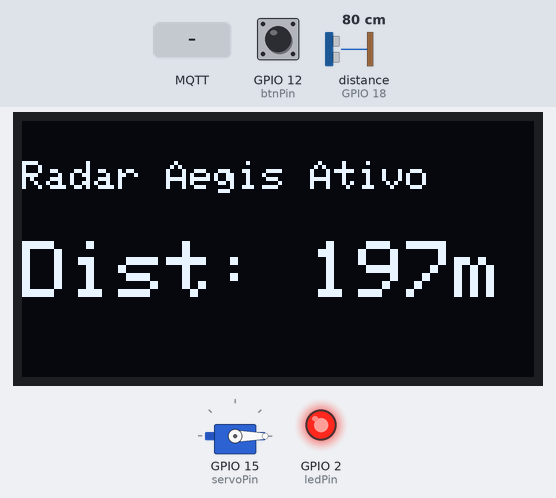
A sketch run on a simulated ESP32. Parts: servo, 128×64 one-colour display, output pins drawn as LEDs (lit = HIGH). Wiring (from diagram.json): ultrasonic range finder: trigger GPIO 5; echo GPIO 18. Inputs (shaded band) come from the test bench; at power-on: distance to the obstacle (sensor on GPIO 18) 80 cm, GPIO 12 (btnPin) HIGH. The echo pulse lasts 58.3 µs per cm; WiFi joins after 1.5 s; servers stay silent unless stated; random numbers use the default seed unless the sketch sets one; no MQTT or app messages arrive unless stated; pins used as bus, display or sensor lines are not drawn; what the sketch prints to the serial monitor is not drawn.

Above: at 2.7 s.
2.8 s: distance to the obstacle (sensor on GPIO 18) set to 22 cm
At 3.8 s:
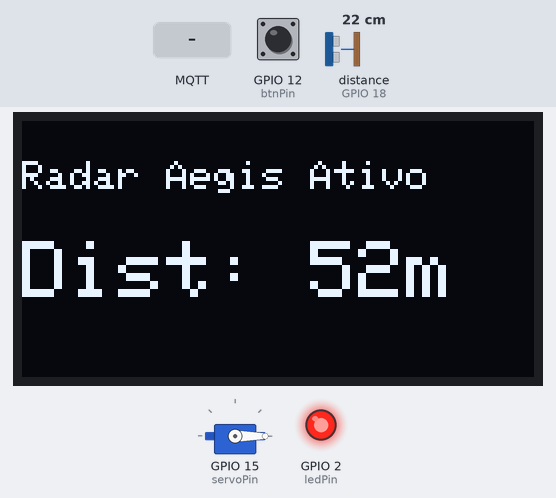
4.3 s: distance to the obstacle (sensor on GPIO 18) set to 19 cm
At 5.5 s:
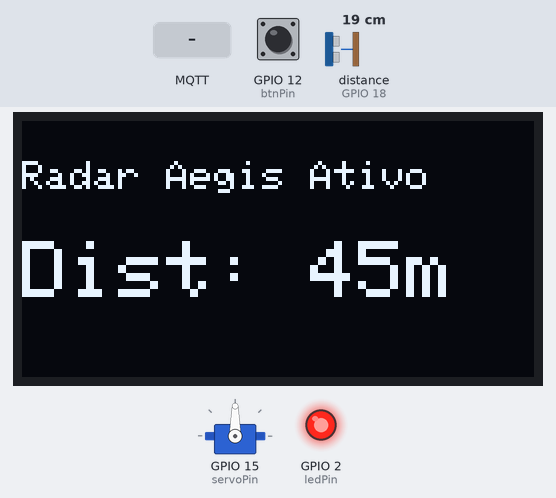
5.8 s: distance to the obstacle (sensor on GPIO 18) set to 118 cm
At 7.0 s:
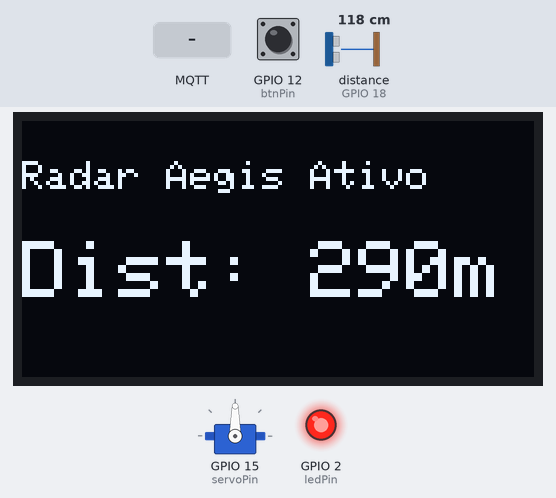
7.3 s: distance to the obstacle (sensor on GPIO 18) set to 125 cm
At 8.1 s:
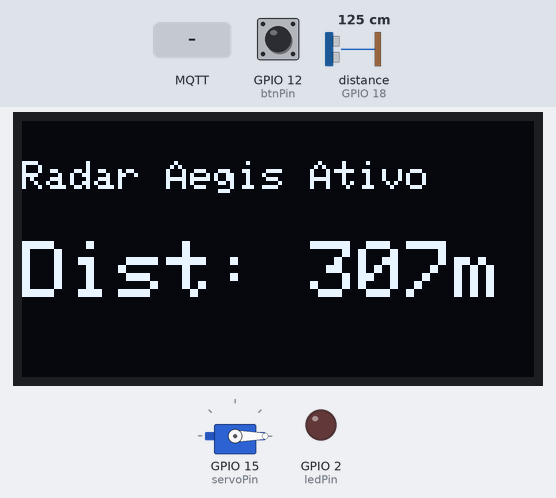
8.8 s: MQTT message "DISPARAR" arrives on the first subscribed topic
At 9.7 s:
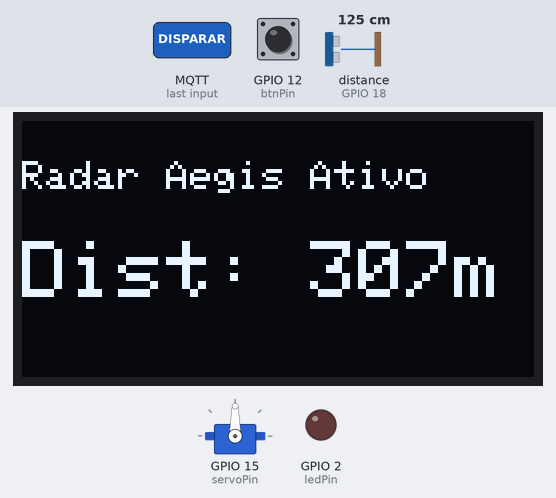
11.8 s: GPIO 12 (btnPin) pulled LOW for 3.2 s
Timing chart, 0 to 17.5 s (numbered marks = the images above; inputs shaded):
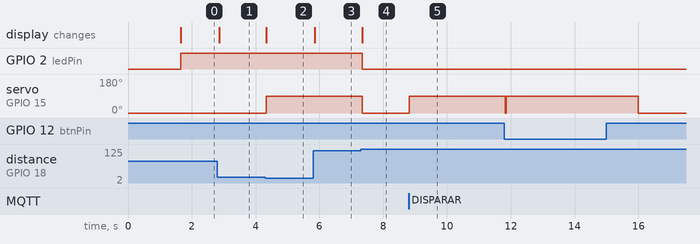

The sketch:

sketch.ino
```cpp
#include <WiFi.h>
#include <WiFiClientSecure.h>
#include <PubSubClient.h>
#include <ESP32Servo.h>
#include <Wire.h>
#include <Adafruit_GFX.h>
#include <Adafruit_SSD1306.h>

// --- Configurações Wi-Fi e MQTT (HiveMQ Cloud) ---
const char* ssid = "Wokwi-GUEST";
const char* password = "";
const char* mqtt_server = "ce918f0e6272473fa7f0a26b9b481604.s1.eu.hivemq.cloud";
const int mqtt_port = 8883;
const char* mqtt_user = "RM562005";
const char* mqtt_password = "Jp281801_-";

WiFiClientSecure espClient;
PubSubClient client(espClient);

// --- Definições de Pinos e Componentes ---
const int trigPin = 5;      // Emissor do Radar (Ultrassom)
const int echoPin = 18;     // Receptor do Radar (Ultrassom)
const int btnPin = 12;      // Disparo Manual
const int ledPin = 2;       // LED de Alerta
const int servoPin = 15;    // Servo (Rede de Captura)

#define SCREEN_WIDTH 128
#define SCREEN_HEIGHT 64
Adafruit_SSD1306 display(SCREEN_WIDTH, SCREEN_HEIGHT, &Wire, -1);
Servo redeCaptura;

// Variáveis de Coordenadas
int coordX = 154;
int coordY = 87;

int distanciaAlvo = 0;
unsigned long lastMsg = 0;

void setup_wifi() {
  delay(10);
  Serial.println();
  Serial.print("Conectando na rede: ");
  Serial.println(ssid);
  WiFi.mode(WIFI_STA);
  WiFi.begin(ssid, password);
  while (WiFi.status() != WL_CONNECTED) {
    delay(500);
    Serial.print(".");
  }
  Serial.println("\nWiFi conectado!");
}

void callback(char* topic, byte* payload, unsigned int length) {
  String messageTemp;
  for (int i = 0; i < length; i++) {
    messageTemp += (char)payload[i];
  }

  if (String(topic) == "aegis/comando/rede" && messageTemp == "DISPARAR") {
    Serial.println("Comando remoto recebido! Lançando rede...");
    redeCaptura.write(90);
    client.publish("aegis/drone/status", "Captura Remota Executada!");
    delay(3000);
    redeCaptura.write(0);
  }
}

void reconnect() {
  while (!client.connected()) {
    Serial.print("Tentando conexão MQTT...");
    if (client.connect("ESP32AegisDrone", mqtt_user, mqtt_password)) {
      Serial.println("Conectado ao HiveMQ!");
      client.subscribe("aegis/comando/rede");
    } else {
      Serial.print("Falha, rc=");
      Serial.print(client.state());
      Serial.println(" tentando novamente em 5 segundos");
      delay(5000);
    }
  }
}

void setup() {
  Serial.begin(115200);

  pinMode(trigPin, OUTPUT); // Configura o gatilho do sensor como saída
  pinMode(echoPin, INPUT);  // Configura o eco do sensor como entrada
  pinMode(btnPin, INPUT_PULLUP);
  pinMode(ledPin, OUTPUT);

  redeCaptura.attach(servoPin);
  redeCaptura.write(0);

  if(!display.begin(SSD1306_SWITCHCAPVCC, 0x3C)) {
    Serial.println(F("Falha ao iniciar o OLED"));
    for(;;);
  }
  display.clearDisplay();
  display.setTextColor(WHITE);
  display.setTextSize(1);
  display.setCursor(0, 20);
  display.println("Iniciando Aegis...");
  display.display();

  espClient.setInsecure();
  setup_wifi();
  client.setServer(mqtt_server, mqtt_port);
  client.setCallback(callback);
}

void loop() {
  if (!client.connected()) {
    reconnect();
  }
  client.loop();

  // 1. Disparando o pulso do Radar Ultrassônico
  digitalWrite(trigPin, LOW);
  delayMicroseconds(2);
  digitalWrite(trigPin, HIGH);
  delayMicroseconds(10);
  digitalWrite(trigPin, LOW);

  // 2. Calculando o Tempo de Voo e a Distância
  long duration = pulseIn(echoPin, HIGH);
  int distanciaRealCm = duration * 0.034 / 2;

  // Mapeia os 400cm do sensor do Wokwi para a nossa escala de 1000m do Dashboard
  distanciaAlvo = distanciaRealCm * 2.5;
  if (distanciaAlvo > 1000) distanciaAlvo = 1000;

  // Atualização do Display OLED
  display.clearDisplay();
  display.setCursor(0, 10);
  display.setTextSize(1);
  display.println("Radar Aegis Ativo");
  display.setCursor(0, 30);
  display.setTextSize(2);
  display.print("Dist: ");
  display.print(distanciaAlvo);
  display.println("m");
  display.display();

  // Lógica de Colisão e Atuação Física
  if (distanciaAlvo < 300) {
    digitalWrite(ledPin, HIGH);
    if (distanciaAlvo < 50) {
       redeCaptura.write(90);
       static bool redeLancada = false;
       if(!redeLancada){
         client.publish("aegis/drone/status", "Rede Lancada (Autonomo)");
         redeLancada = true;
       }
    }
  } else {
    digitalWrite(ledPin, LOW);
    redeCaptura.write(0);
  }

  // Disparo Físico de Emergência (Botão)
  if (digitalRead(btnPin) == LOW) {
    redeCaptura.write(90);
    client.publish("aegis/drone/status", "Captura Manual pelo Drone!");
    delay(1000);
  }

  // 5. Publicação da Telemetria via MQTT
  unsigned long now = millis();
  if (now - lastMsg > 2000) {
    lastMsg = now;

    // Simula a deriva do lixo espacial (move até 5 unidades para qualquer lado)
    coordX += random(-5, 6);
    coordY += random(-5, 6);

    // Evita que as coordenadas fujam para números negativos no radar
    if(coordX < 0) coordX = 0;
    if(coordY < 0) coordY = 0;

    // Monta o JSON com as variáveis dinâmicas em vez de texto fixo
    String payload = "{\"distancia\": " + String(distanciaAlvo) + ", \"coordX\": " + String(coordX) + ", \"coordY\": " + String(coordY) + "}";

    client.publish("aegis/drone/telemetria", payload.c_str());
  }
}
```

Measured:
- the behaviour switches between 21 and 20 cm on distance to the obstacle (sensor on GPIO 18) (found by bisection; images 1 and 2)
- the behaviour switches between 121 and 122 cm on distance to the obstacle (sensor on GPIO 18) (found by bisection; images 3 and 4)
- after the input at 2.8 s, the display: changes after 0.05 s (image 1)
- after the input at 4.3 s, servo on GPIO 15 (servoPin): 0° → 90° at once; the display: changes at once (image 2)
- after the input at 5.8 s, the display: changes after 0.05 s (image 3)
- after the input at 7.3 s, GPIO 2 (ledPin): HIGH → LOW at once; servo on GPIO 15 (servoPin): 90° → 0° at once; the display: changes at once (image 4)
- after the input at 8.8 s, servo on GPIO 15 (servoPin): 0° → 90° at once
